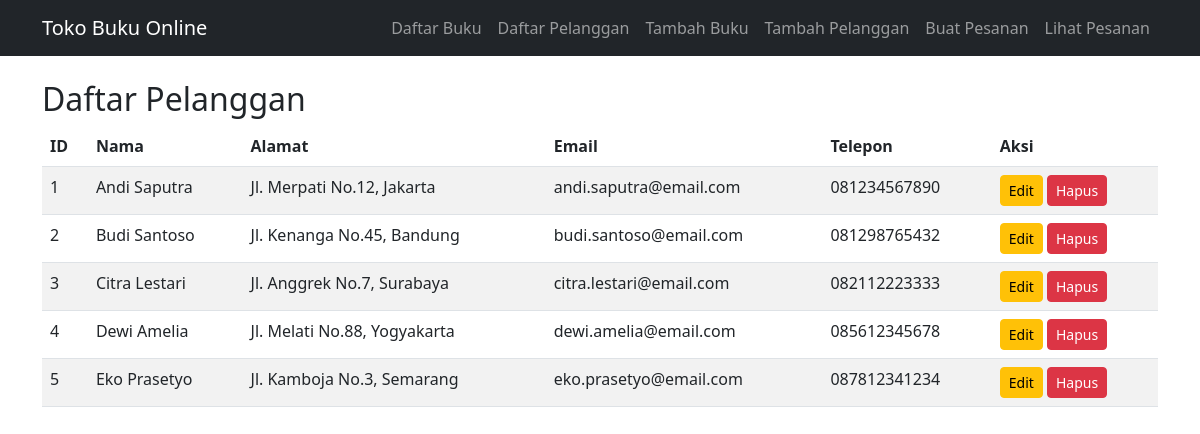
/daftar_pelanggan.php, run on the app's committed database.
### tables this page shows
CREATE TABLE IF NOT EXISTS pelanggan (
    ID INT AUTO_INCREMENT PRIMARY KEY,
    Nama VARCHAR(255) NOT NULL,
    Alamat VARCHAR(255),
    Email VARCHAR(255),
    Telepon VARCHAR(20)
);

### proses_daftar_pelanggan.php (called while the page is built, shortened)
<?php
    include 'koneksi_db.php';
    $query = "SELECT * FROM pelanggan WHERE 1=1";
    $result = $conn->query($query);
?>

### daftar_pelanggan.php (the view, shortened to what this page needs)
<?php include 'proses_daftar_pelanggan.php'; ?>
<!DOCTYPE html>
<html lang="en">
<head>
    <link href="https://cdn.jsdelivr.net/npm/bootstrap@5.3.0/dist/css/bootstrap.min.css" rel="stylesheet">
</head>
<body>
    <?php
    include 'nav.php'; ?>
    <div class="container mt-4">
        <h2>Daftar Pelanggan</h2>
        <table class="table table-striped">
            <thead>
                <tr>
                    <th>ID</th>
                    <th>Nama</th>
                    <th>Alamat</th>
                    <th>Email</th>
                    <th>Telepon</th>
                    <th>Aksi</th>
                </tr>
            </thead>
            <tbody>
                <?php while ($row = $result->fetch_assoc()): ?>
                <tr>
                    <td><?php echo $row['ID'] ?></td>
                    <td><?php echo htmlspecialchars($row['Nama']) ?></td>
                    <td><?php echo htmlspecialchars($row['Alamat']) ?></td>
                    <td><?php echo htmlspecialchars($row['Email']) ?></td>
                    <td><?php echo htmlspecialchars($row['Telepon']) ?></td>
                    <td>
                        <a href="form_edit_pelanggan.php?id=<?php echo $row['ID'] ?>" class="btn btn-sm btn-warning">Edit</a>
                        <a href="proses_hapus_pelanggan.php?id=<?php echo $row['ID'] ?>" class="btn btn-sm btn-danger" onclick="return confirm('Yakin ingin menghapus?')">Hapus</a>
                    </td>
                </tr>
                <?php endwhile; ?>
            </tbody>
        </table>
    </div>
</body>
</html>

### nav.php (shortened to what this page needs)
<html>
    <nav class="navbar navbar-expand-lg navbar-dark bg-dark">
        <div class="container">
            <a class="navbar-brand" href="index.php">Toko Buku Online</a>
            <div class="collapse navbar-collapse" id="navbarNav">
                <ul class="navbar-nav ms-auto">
                    <li class="nav-item">
                        <a class="nav-link" href="index.php">Daftar Buku</a>
                    </li>
                    <li class="nav-item">
                        <a class="nav-link" href="daftar_pelanggan.php">Daftar Pelanggan</a>
                    </li>
                    <li class="nav-item">
                        <a class="nav-link" href="tambah_buku.php">Tambah Buku</a>
                    </li>
                    <li class="nav-item">
                        <a class="nav-link" href="tambah_pelanggan.php">Tambah Pelanggan</a>
                    </li>
                    <li class="nav-item">
                        <a class="nav-link" href="transaksi.php">Buat Pesanan</a>
                    </li>
                    <li class="nav-item">
                        <a class="nav-link" href="lihat_transaksi.php">Lihat Pesanan</a>
                    </li>
                </ul>
            </div>
        </div>
    </nav>
</html>

### data on the page
pelanggan: ID "1", Nama "Andi Saputra", Alamat "Jl. Merpati No.12, Jakarta", Email "andi.saputra@email.com", Telepon "081234567890"
pelanggan: ID "2", Nama "Budi Santoso", Alamat "Jl. Kenanga No.45, Bandung", Email "budi.santoso@email.com", Telepon "081298765432"
pelanggan: ID "3", Nama "Citra Lestari", Alamat "Jl. Anggrek No.7, Surabaya", Email "citra.lestari@email.com", Telepon "082112223333"
pelanggan: ID "4", Nama "Dewi Amelia", Alamat "Jl. Melati No.88, Yogyakarta", Email "dewi.amelia@email.com", Telepon "085612345678"
pelanggan: ID "5", Nama "Eko Prasetyo", Alamat "Jl. Kamboja No.3, Semarang", Email "eko.prasetyo@email.com", Telepon "087812341234"
